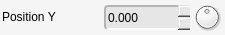
         <widget class="QFrame" name="positionY">
          <property name="minimumSize">
           <size>
            <width>225</width>
            <height>35</height>
           </size>
          </property>
          <property name="maximumSize">
           <size>
            <width>225</width>
            <height>35</height>
           </size>
          </property>
          <property name="styleSheet">
           <string notr="true">background-color: rgb(245, 245, 245);
border-radius: 4px;</string>
          </property>
          <property name="frameShape">
           <enum>QFrame::NoFrame</enum>
          </property>
          <property name="frameShadow">
           <enum>QFrame::Plain</enum>
          </property>
          <property name="lineWidth">
           <number>0</number>
          </property>
          <widget class="QLabel" name="positionY_lbl">
           <property name="geometry">
            <rect>
             <x>2</x>
             <y>2</y>
             <width>100</width>
             <height>30</height>
            </rect>
           </property>
           <property name="sizePolicy">
            <sizepolicy hsizetype="Fixed" vsizetype="Fixed">
             <horstretch>0</horstretch>
             <verstretch>0</verstretch>
            </sizepolicy>
           </property>
           <property name="minimumSize">
            <size>
             <width>100</width>
             <height>30</height>
            </size>
           </property>
           <property name="maximumSize">
            <size>
             <width>100</width>
             <height>30</height>
            </size>
           </property>
           <property name="font">
            <font>
             <weight>50</weight>
             <bold>false</bold>
            </font>
           </property>
           <property name="styleSheet">
            <string notr="true">border-width: 0px;</string>
           </property>
           <property name="text">
            <string>Position Y</string>
           </property>
           <property name="margin">
            <number>1</number>
           </property>
          </widget>
          <widget class="QDoubleSpinBox" name="positionY_value">
           <property name="geometry">
            <rect>
             <x>104</x>
             <y>5</y>
             <width>86</width>
             <height>25</height>
            </rect>
           </property>
           <property name="sizePolicy">
            <sizepolicy hsizetype="Fixed" vsizetype="Fixed">
             <horstretch>0</horstretch>
             <verstretch>0</verstretch>
            </sizepolicy>
           </property>
           <property name="minimumSize">
            <size>
             <width>86</width>
             <height>25</height>
            </size>
           </property>
           <property name="maximumSize">
            <size>
             <width>86</width>
             <height>25</height>
            </size>
           </property>
           <property name="styleSheet">
            <string notr="true">background-color: rgb(230, 230, 230);
border-top-color: rgb(180, 180, 180);
border-left-color: rgb(180, 180, 180);
border-bottom-color: rgb(255, 255, 255);
border-right-color: rgb(255, 255, 255);
border-style: solid;
border-width: 2px;</string>
           </property>
           <property name="frame">
            <bool>false</bool>
           </property>
           <property name="buttonSymbols">
            <enum>QAbstractSpinBox::UpDownArrows</enum>
           </property>
           <property name="decimals">
            <number>3</number>
           </property>
           <property name="minimum">
            <double>-9999.000000000000000</double>
           </property>
           <property name="maximum">
            <double>9999.000000000000000</double>
           </property>
           <property name="singleStep">
            <double>0.050000000000000</double>
           </property>
          </widget>
          <widget class="QDial" name="positionY_dial">
           <property name="geometry">
            <rect>
             <x>192</x>
             <y>2</y>
             <width>30</width>
             <height>30</height>
            </rect>
           </property>
           <property name="sizePolicy">
            <sizepolicy hsizetype="Fixed" vsizetype="Fixed">
             <horstretch>0</horstretch>
             <verstretch>0</verstretch>
            </sizepolicy>
           </property>
           <property name="minimumSize">
            <size>
             <width>30</width>
             <height>30</height>
            </size>
           </property>
           <property name="maximumSize">
            <size>
             <width>30</width>
             <height>30</height>
            </size>
           </property>
           <property name="styleSheet">
            <string notr="true">border-width: 0px;</string>
           </property>
           <property name="minimum">
            <number>-10000</number>
           </property>
           <property name="maximum">
            <number>10000</number>
           </property>
          </widget>
         </widget>
